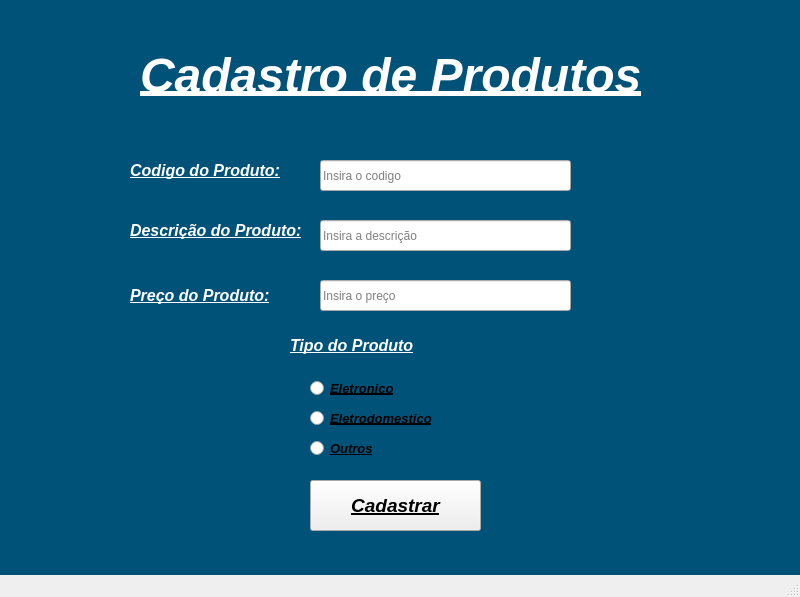
<?xml version="1.0" encoding="UTF-8"?>
<ui version="4.0">
 <class>MainWindow</class>
 <widget class="QMainWindow" name="MainWindow">
  <property name="geometry">
   <rect>
    <x>0</x>
    <y>0</y>
    <width>800</width>
    <height>597</height>
   </rect>
  </property>
  <property name="windowTitle">
   <string>MainWindow</string>
  </property>
  <widget class="QWidget" name="centralwidget">
   <widget class="QLabel" name="label">
    <property name="geometry">
     <rect>
      <x>-20</x>
      <y>0</y>
      <width>831</width>
      <height>601</height>
     </rect>
    </property>
    <property name="styleSheet">
     <string notr="true">background-color: rgb(0, 82, 120);
border-color: rgb(0, 0, 0);</string>
    </property>
    <property name="text">
     <string/>
    </property>
   </widget>
   <widget class="QLabel" name="label_2">
    <property name="geometry">
     <rect>
      <x>140</x>
      <y>-30</y>
      <width>561</width>
      <height>211</height>
     </rect>
    </property>
    <property name="text">
     <string>&lt;html&gt;&lt;head/&gt;&lt;body&gt;&lt;p&gt;&lt;span style=&quot; font-size:36pt; font-weight:600; font-style:italic; text-decoration: underline; color:#ffffff;&quot;&gt;Cadastro de Produtos&lt;/span&gt;&lt;/p&gt;&lt;/body&gt;&lt;/html&gt;</string>
    </property>
   </widget>
   <widget class="QLabel" name="label_3">
    <property name="geometry">
     <rect>
      <x>130</x>
      <y>150</y>
      <width>201</width>
      <height>41</height>
     </rect>
    </property>
    <property name="text">
     <string>&lt;html&gt;&lt;head/&gt;&lt;body&gt;&lt;p&gt;&lt;span style=&quot; font-size:12pt; font-weight:600; font-style:italic; text-decoration: underline; color:#ffffff;&quot;&gt;Codigo do Produto:&lt;/span&gt;&lt;/p&gt;&lt;/body&gt;&lt;/html&gt;</string>
    </property>
   </widget>
   <widget class="QLabel" name="label_4">
    <property name="geometry">
     <rect>
      <x>130</x>
      <y>210</y>
      <width>201</width>
      <height>41</height>
     </rect>
    </property>
    <property name="text">
     <string>&lt;html&gt;&lt;head/&gt;&lt;body&gt;&lt;p&gt;&lt;span style=&quot; font-size:12pt; font-weight:600; font-style:italic; text-decoration: underline; color:#ffffff;&quot;&gt;Descrição do Produto:&lt;/span&gt;&lt;/p&gt;&lt;/body&gt;&lt;/html&gt;</string>
    </property>
   </widget>
   <widget class="QLabel" name="label_5">
    <property name="geometry">
     <rect>
      <x>130</x>
      <y>260</y>
      <width>201</width>
      <height>71</height>
     </rect>
    </property>
    <property name="text">
     <string>&lt;html&gt;&lt;head/&gt;&lt;body&gt;&lt;p&gt;&lt;span style=&quot; font-size:12pt; font-weight:600; font-style:italic; text-decoration: underline; color:#ffffff;&quot;&gt;Preço do Produto:&lt;/span&gt;&lt;/p&gt;&lt;/body&gt;&lt;/html&gt;</string>
    </property>
   </widget>
   <widget class="QLineEdit" name="lineEdit">
    <property name="geometry">
     <rect>
      <x>320</x>
      <y>160</y>
      <width>251</width>
      <height>31</height>
     </rect>
    </property>
    <property name="placeholderText">
     <string>Insira o codigo</string>
    </property>
   </widget>
   <widget class="QLineEdit" name="lineEdit_2">
    <property name="geometry">
     <rect>
      <x>320</x>
      <y>220</y>
      <width>251</width>
      <height>31</height>
     </rect>
    </property>
    <property name="placeholderText">
     <string>Insira a descrição</string>
    </property>
   </widget>
   <widget class="QLineEdit" name="lineEdit_3">
    <property name="geometry">
     <rect>
      <x>320</x>
      <y>280</y>
      <width>251</width>
      <height>31</height>
     </rect>
    </property>
    <property name="placeholderText">
     <string>Insira o preço</string>
    </property>
   </widget>
   <widget class="QRadioButton" name="radioButton">
    <property name="geometry">
     <rect>
      <x>310</x>
      <y>380</y>
      <width>91</width>
      <height>16</height>
     </rect>
    </property>
    <property name="font">
     <font>
      <pointsize>10</pointsize>
      <weight>75</weight>
      <italic>true</italic>
      <bold>true</bold>
      <underline>true</underline>
     </font>
    </property>
    <property name="text">
     <string>Eletronico</string>
    </property>
   </widget>
   <widget class="QRadioButton" name="radioButton_2">
    <property name="geometry">
     <rect>
      <x>310</x>
      <y>410</y>
      <width>131</width>
      <height>16</height>
     </rect>
    </property>
    <property name="font">
     <font>
      <pointsize>10</pointsize>
      <weight>75</weight>
      <italic>true</italic>
      <bold>true</bold>
      <underline>true</underline>
     </font>
    </property>
    <property name="text">
     <string>Eletrodomestico</string>
    </property>
   </widget>
   <widget class="QRadioButton" name="radioButton_3">
    <property name="geometry">
     <rect>
      <x>310</x>
      <y>440</y>
      <width>82</width>
      <height>17</height>
     </rect>
    </property>
    <property name="font">
     <font>
      <pointsize>10</pointsize>
      <weight>75</weight>
      <italic>true</italic>
      <bold>true</bold>
      <underline>true</underline>
     </font>
    </property>
    <property name="text">
     <string>Outros</string>
    </property>
   </widget>
   <widget class="QLabel" name="label_6">
    <property name="geometry">
     <rect>
      <x>290</x>
      <y>320</y>
      <width>171</width>
      <height>51</height>
     </rect>
    </property>
    <property name="text">
     <string>&lt;html&gt;&lt;head/&gt;&lt;body&gt;&lt;p&gt;&lt;span style=&quot; font-size:12pt; font-weight:600; font-style:italic; text-decoration: underline; color:#ffffff;&quot;&gt;Tipo do Produto&lt;/span&gt;&lt;/p&gt;&lt;/body&gt;&lt;/html&gt;</string>
    </property>
   </widget>
   <widget class="QPushButton" name="pushButton">
    <property name="geometry">
     <rect>
      <x>310</x>
      <y>480</y>
      <width>171</width>
      <height>51</height>
     </rect>
    </property>
    <property name="font">
     <font>
      <pointsize>14</pointsize>
      <weight>75</weight>
      <italic>true</italic>
      <bold>true</bold>
      <underline>true</underline>
     </font>
    </property>
    <property name="text">
     <string>Cadastrar</string>
    </property>
   </widget>
  </widget>
  <widget class="QMenuBar" name="menubar">
   <property name="geometry">
    <rect>
     <x>0</x>
     <y>0</y>
     <width>800</width>
     <height>21</height>
    </rect>
   </property>
  </widget>
  <widget class="QStatusBar" name="statusbar"/>
 </widget>
 <resources/>
 <connections/>
</ui>
